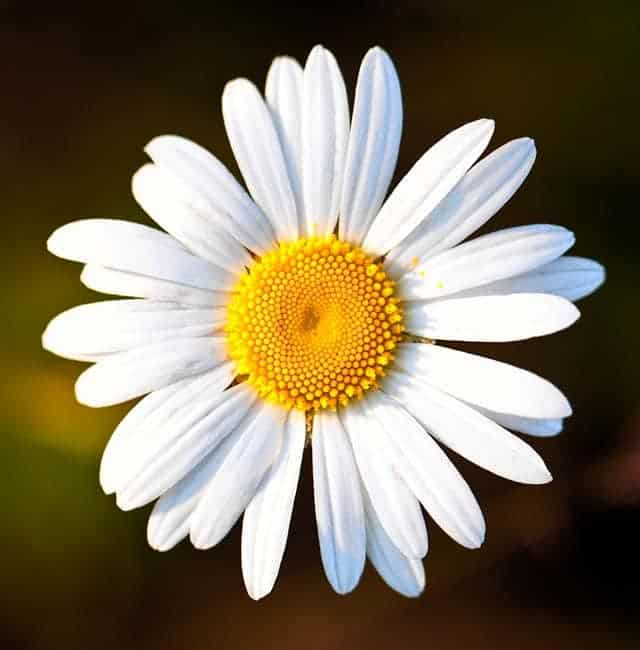
#> input picture week 3/Python/image.jpg, 640 x 650 px
$ python Imatotext.py
#> lines starting #> are read from the running program, lines starting #| are printed output that depends on the picture
import cv2
import numpy as np
import ctypes

def de2hex_floating_point(x):
   return hex(ctypes.c_uint.from_buffer(ctypes.c_float(x)).value)
img_rgb = cv2.imread('image.jpg')
#> img_rgb is the input picture: shape (650, 640, 3); mean B, G, R 93.9, 115.8, 126.7
img_resize = cv2.resize(img_rgb, (100, 100),
               interpolation = cv2.INTER_NEAREST)
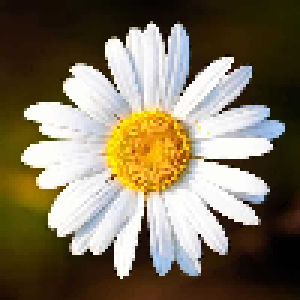
#> img_resize: shape (100, 100, 3) (shown 3 times larger); mean B, G, R 94.1, 116, 127

# Lay thong tin cua anh
(h, w, d) = img_resize.shape
#> h = 100; w = 100; d = 3
print("width={}, height={}, depth={}".format(w, h, d))
#| width=100, height=100, depth=3
f = open('/home/pc/Documents/W2/HDL/text.txt', 'w')
for i in range (h):
  for j in range (w):
    b, g, r = img_resize[i][j]
    if(r != 0): r = de2hex_floating_point(r).replace('0x', '')
    else: r = '00000000'
    if(g != 0): g = de2hex_floating_point(g).replace('0x', '')
    else: g = '00000000'
    if(b != 0): b = de2hex_floating_point(b).replace('0x', '')
    else: b = '00000000'
    string = r + g + b + '\n'
    f.write(string)


def rgb2hsv(r, g, b):
  r_d = r / 255
  g_d = g / 255
  b_d = b / 255

  Cmax = max(r_d, g_d, b_d)
  Cmin = min(r_d, g_d, b_d)

  denta = Cmax - Cmin

  #Hue calculation:
  if(denta == 0):
      h = 0
  elif(Cmax == r_d):
      h = 60*(((g_d - b_d)/denta)%6)
  elif(Cmax == g_d):
      h = 60*((b_d - r_d)/denta + 2)
  elif(Cmax == b_d):
      h = 60*((r_d - g_d) + 4)

  #Saturation calculation:
  if(Cmax == 0):
      s = 0
  else:
      s = (denta/Cmax)*100

  #Value calculation:
  v = Cmax * 100
  #Return result
  return h, s, v

f1 = open('text1.txt', 'w')
for i in range (h):
  for j in range (w):
    b, g, r = img_resize[i][j]
    h, s, v = rgb2hsv(r, g, b)
    # [7 lines of commented-out code are left out]
    f1.write(str(h)+'\t'+ str(s) +'\t'+ str(v) + "\n")
#> this loop made 100 passes
#print(img_rgb)

f.close()
f1.close()
cv2.imshow("img_raw", img_resize)
cv2.imwrite('img_resize.jpg',img_resize)
cv2.waitKey(0)
